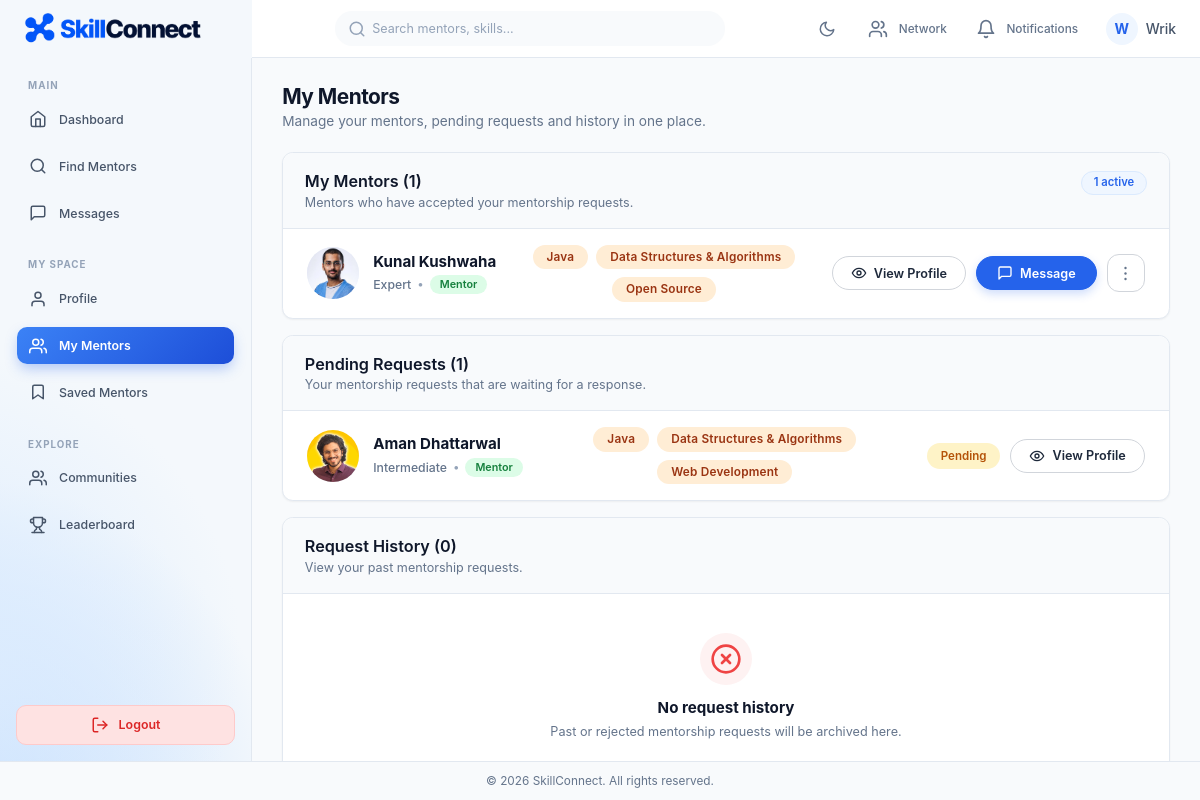
Screenshot of /mentorships.php (signed in) with the database file from the repository.
### tables this page shows
CREATE TABLE `mentorships` (
  `request_id` int NOT NULL AUTO_INCREMENT,
  `trainer_id` int NOT NULL,
  `trainee_id` int NOT NULL,
  `status` enum('pending','accepted','rejected') NOT NULL DEFAULT 'pending',
  `created_at` timestamp NULL DEFAULT CURRENT_TIMESTAMP,
  PRIMARY KEY (`request_id`),
  KEY `idx_mentorships_status` (`status`),
  KEY `idx_mentorships_trainer_status` (`trainer_id`,`status`),
  KEY `idx_mentorships_trainee_status` (`trainee_id`,`status`),
  CONSTRAINT `mentorships_ibfk_1` FOREIGN KEY (`trainer_id`) REFERENCES `users` (`user_id`) ON DELETE CASCADE,
  CONSTRAINT `mentorships_ibfk_2` FOREIGN KEY (`trainee_id`) REFERENCES `users` (`user_id`) ON DELETE CASCADE
);

CREATE TABLE `users` (
  `user_id` int NOT NULL AUTO_INCREMENT,
  `name` varchar(100) NOT NULL,
  `email` varchar(100) NOT NULL,
  `password_hash` varchar(255) NOT NULL,
  `profile_photo` varchar(255) DEFAULT 'default.jpg',
  `bio` text,
  `exp_level` enum('Beginner','Intermediate','Expert') DEFAULT NULL,
  `role` enum('trainee','trainer') NOT NULL,
  `is_admin` tinyint(1) NOT NULL DEFAULT '0',
  `created_at` timestamp NULL DEFAULT CURRENT_TIMESTAMP,
  `security_question` varchar(255) DEFAULT NULL,
  `security_answer_hash` varchar(255) DEFAULT NULL,
  `onboarding_completed` tinyint(1) NOT NULL DEFAULT '1',
  `last_login` timestamp NULL DEFAULT NULL,
  PRIMARY KEY (`user_id`),
  UNIQUE KEY `email` (`email`),
  KEY `idx_users_role` (`role`),
  KEY `idx_users_is_admin` (`is_admin`),
  KEY `idx_users_onboarding` (`onboarding_completed`)
);

### includes/partials/connection_card.php (the view, shortened to what the rows shown need)
<?php
require_once __DIR__ . '/../helpers.php';
$photoUrl = getProfilePhotoUrl($card_photo ?? null, $card_name ?? 'User');
$expLabel = !empty($card_exp_level) ? ucfirst($card_exp_level) : '';
$roleBadge = !empty($card_role_label) ? $card_role_label : 'Mentee';
$roleSlug = strtolower($roleBadge);
$status = $card_status ?? 'accepted';
$showUnlink = !empty($card_show_unlink) && !empty($card_request_id);
$isIncoming = !empty($card_is_incoming_request);
$returnTo = !empty($card_return_to) ? $card_return_to : 'mentorships.php';
$isCompact = !empty($card_compact);
$viewLabel = !empty($card_view_label) ? $card_view_label : 'View Profile';
?>
<div class="connection-card connection-card-<?= htmlspecialchars($status, ENT_QUOTES, 'UTF-8') ?><?= $isCompact ? ' connection-card-compact' : '' ?>" data-user-id="<?= (int)$card_user_id ?>">
    <div class="connection-left">
        <img src="<?= $photoUrl ?>" alt="<?= htmlspecialchars($card_name ?? 'User', ENT_QUOTES, 'UTF-8') ?>" class="connection-avatar">
        <div class="connection-info">
            <h4 class="connection-name">
                <a href="profile.php?user_id=<?= (int)$card_user_id ?>"><?= htmlspecialchars($card_name ?? 'User', ENT_QUOTES, 'UTF-8') ?></a>
            </h4>
            <div class="connection-subtitle">
                <?php if (!empty($expLabel) && $roleSlug !== 'trainee' && $roleSlug !== 'mentee'): ?>
                    <span class="connection-exp"><?= htmlspecialchars($expLabel, ENT_QUOTES, 'UTF-8') ?></span>
                    <span class="connection-sep" aria-hidden="true">•</span>
                <?php endif; ?>
                <span class="badge-pill badge-pill-role badge-pill-role-<?= $roleSlug ?>"><?= htmlspecialchars($roleBadge, ENT_QUOTES, 'UTF-8') ?></span>
            </div>
        </div>
    </div>
    <?php if (!empty($card_skills)): ?>
        <div class="connection-middle">
            <div class="connection-badges">
                <?php foreach (array_slice($card_skills, 0, 3) as $sk): ?>
                    <span class="badge-pill badge-pill-skill"><?= htmlspecialchars(trim($sk), ENT_QUOTES, 'UTF-8') ?></span>
                <?php endforeach; ?>
            </div>
        </div>
    <?php endif; ?>
    <div class="connection-actions">
        <?php if ($status === 'accepted'): ?>
            <a href="profile.php?user_id=<?= (int)$card_user_id ?>" class="btn-card-outline" title="<?= htmlspecialchars($viewLabel, ENT_QUOTES, 'UTF-8') ?>">
                <svg viewBox="0 0 24 24" width="16" height="16" fill="none" stroke="currentColor" stroke-width="2" stroke-linecap="round" stroke-linejoin="round" aria-hidden="true">
                    <path d="M2 12s3.6-7 10-7 10 7 10 7-3.6 7-10 7S2 12 2 12Z"/>
                    <circle cx="12" cy="12" r="3"/>
                </svg>
                <span><?= htmlspecialchars($viewLabel, ENT_QUOTES, 'UTF-8') ?></span>
            </a>
            <a href="messages.php?user_id=<?= (int)$card_user_id ?>"
               class="btn-card-primary"
               title="Message <?= htmlspecialchars($card_name ?? 'User', ENT_QUOTES, 'UTF-8') ?>">
                <svg viewBox="0 0 24 24" width="16" height="16" fill="none" stroke="currentColor" stroke-width="2" stroke-linecap="round" stroke-linejoin="round" aria-hidden="true">
                    <path d="M21 15a2 2 0 0 1-2 2H7l-4 4V5a2 2 0 0 1 2-2h14a2 2 0 0 1 2 2z"/>
                </svg>
                <span>Message</span>
            </a>
            <?php if ($showUnlink): ?>
                <div class="mentorship-more" data-mentorship-menu>
                    <button type="button" class="mentorship-more-toggle" aria-label="More mentorship options" aria-expanded="false" aria-haspopup="true">
                        <svg viewBox="0 0 24 24" width="18" height="18" aria-hidden="true">
                            <circle cx="12" cy="5" r="1.5"></circle>
                            <circle cx="12" cy="12" r="1.5"></circle>
                            <circle cx="12" cy="19" r="1.5"></circle>
                        </svg>
                    </button>
                </div>
            <?php endif; ?>
        <?php elseif ($status === 'pending'): ?>
            <?php if ($isIncoming): ?>
                <form action="actions/mentorship_process.php" method="POST" class="inline-form" style="margin:0;">
                    <input type="hidden" name="action" value="accept_request">
                    <input type="hidden" name="csrf_token" value="<?= htmlspecialchars(csrfToken(), ENT_QUOTES, 'UTF-8') ?>">
                    <input type="hidden" name="request_id" value="<?= (int)$card_request_id ?>">
                    <input type="hidden" name="return_to" value="<?= htmlspecialchars($returnTo, ENT_QUOTES, 'UTF-8') ?>">
                    <button type="submit" class="btn btn-accept btn-sm" data-loading-text="Accepting...">
                        <svg width="14" height="14" viewBox="0 0 24 24" fill="none" stroke="currentColor" stroke-width="2" stroke-linecap="round" stroke-linejoin="round" aria-hidden="true">
                            <path d="M20 6L9 17l-5-5"></path>
                        </svg>
                        <span>Accept</span>
                    </button>
                </form>
                <form action="actions/mentorship_process.php" method="POST" class="inline-form js-confirm-reject-request" style="margin:0;">
                    <input type="hidden" name="action" value="reject_request">
                    <input type="hidden" name="csrf_token" value="<?= htmlspecialchars(csrfToken(), ENT_QUOTES, 'UTF-8') ?>">
                    <input type="hidden" name="request_id" value="<?= (int)$card_request_id ?>">
                    <input type="hidden" name="return_to" value="<?= htmlspecialchars($returnTo, ENT_QUOTES, 'UTF-8') ?>">
                    <button type="submit" class="btn btn-reject btn-sm" data-loading-text="Rejecting...">
                        <svg width="14" height="14" viewBox="0 0 24 24" fill="none" stroke="currentColor" stroke-width="2" stroke-linecap="round" stroke-linejoin="round" aria-hidden="true">
                            <line x1="18" y1="6" x2="6" y2="18"></line>
                            <line x1="6" y1="6" x2="18" y2="18"></line>
                        </svg>
                        <span>Reject</span>
                    </button>
                </form>
            <?php else: ?>
                <span class="badge-pill badge-pill-pending">Pending</span>
            <?php endif; ?>
            <a href="profile.php?user_id=<?= (int)$card_user_id ?>" class="btn-card-outline" title="<?= htmlspecialchars($viewLabel, ENT_QUOTES, 'UTF-8') ?>">
                <svg viewBox="0 0 24 24" width="16" height="16" fill="none" stroke="currentColor" stroke-width="2" stroke-linecap="round" stroke-linejoin="round" aria-hidden="true">
                    <path d="M2 12s3.6-7 10-7 10 7 10 7-3.6 7-10 7S2 12 2 12Z"/>
                    <circle cx="12" cy="12" r="3"/>
                </svg>
                <span><?= htmlspecialchars($viewLabel, ENT_QUOTES, 'UTF-8') ?></span>
            </a>
        <?php endif; ?>
    </div>
</div>

### mentorships.php (shortened to what the rows shown need)
<?php
require_once 'includes/db_connect.php';
$user_id = getCurrentUserId();
$role = $_SESSION['role'] ?? 'trainee';
$page_title = $role === 'trainer' ? 'My Mentees' : 'My Mentors';
$accepted = [];
$pending = [];
$history = [];
try {
    if ($role === 'trainee') {
        $stmt = $pdo->prepare("
            SELECT m.request_id, m.status, m.created_at,
                   u.user_id, u.name, u.profile_photo, u.exp_level,
                   GROUP_CONCAT(s.skill_name SEPARATOR ',') as skills
            FROM mentorships m
            JOIN users u ON m.trainer_id = u.user_id
            LEFT JOIN user_skills us ON u.user_id = us.user_id
            LEFT JOIN skills s ON us.skill_id = s.skill_id
            WHERE m.trainee_id = ?
            GROUP BY m.request_id
            ORDER BY m.created_at DESC
        ");
    }
    $stmt->execute([$user_id]);
    $all_mentorships = $stmt->fetchAll(PDO::FETCH_ASSOC);
    foreach ($all_mentorships as $m) {
        if ($m['status'] === 'accepted') {
            $accepted[] = $m;
        } elseif ($m['status'] === 'pending') {
            $pending[] = $m;
        } elseif ($m['status'] === 'rejected') {
            $history[] = $m;
        }
    }
} catch (PDOException $e) {
    error_log("Mentorships DB Error: " . $e->getMessage());
}
if (file_exists('includes/header.php')) {
    require_once 'includes/header.php';
}
?>
<div class="mentorships-page">
    <div class="mentorships-header">
        <h1 class="page-title"><?= htmlspecialchars($page_title, ENT_QUOTES, 'UTF-8') ?></h1>
    </div>
    <div class="mentorship-list-card">
        <div class="mentorship-list-body">
            <?php if (empty($accepted)): ?>
                <div class="empty-state">
                    <div class="empty-state-icon icon-blue">
                        <svg width="26" height="26" viewBox="0 0 24 24" fill="none" stroke="currentColor" stroke-width="2" stroke-linecap="round" stroke-linejoin="round">
                            <path d="M17 21v-2a4 4 0 0 0-4-4H5a4 4 0 0 0-4 4v2"></path>
                            <circle cx="9" cy="7" r="4"></circle>
                            <path d="M23 21v-2a4 4 0 0 0-3-3.87"></path>
                            <path d="M16 3.13a4 4 0 0 1 0 7.75"></path>
                        </svg>
                    </div>
                    <h4>No active <?= $role === 'trainer' ? 'mentees' : 'mentors' ?> yet</h4>
                    <p><?= $role === 'trainer' ? 'When you accept mentorship requests, your mentees will appear here.' : 'When mentors accept your requests, they will appear here.' ?></p>
                </div>
            <?php else: ?>
                <div class="connection-card-list">
                    <?php
                    $first_conn_skill = '';
                    foreach ($accepted as $req):
                        $skills_arr = !empty($req['skills']) ? array_unique(array_filter(array_map('trim', explode(',', $req['skills'])))) : [];
                        if (!$first_conn_skill && !empty($skills_arr)) {
                            $first_conn_skill = reset($skills_arr);
                        }
                        $card_user_id = (int)$req['user_id'];
                        $card_name = $req['name'];
                        $card_photo = $req['profile_photo'] ?? null;
                        $card_exp_level = $req['exp_level'] ?? null;
                        $card_skills = $skills_arr;
                        $card_role_label = $role === 'trainer' ? 'Mentee' : 'Mentor';
                        $card_request_id = (int)($req['request_id'] ?? 0);
                        $card_show_unlink = true;
                        $card_compact = false;
                        $card_view_label = 'View Profile';
                        require __DIR__ . '/includes/partials/connection_card.php';
                    endforeach;
                    ?>
                </div>
            <?php endif; ?>
        </div>
    </div>
    <div class="mentorship-list-card">
        <div class="mentorship-list-body">
            <?php if (empty($pending)): ?>
                <div class="empty-state">
                    <div class="empty-state-icon icon-orange">
                        <svg width="26" height="26" viewBox="0 0 24 24" fill="none" stroke="currentColor" stroke-width="2" stroke-linecap="round" stroke-linejoin="round">
                            <circle cx="12" cy="12" r="10"></circle>
                            <polyline points="12 6 12 12 16 14"></polyline>
                        </svg>
                    </div>
                    <h4>No pending requests</h4>
                    <p><?= $role === 'trainer' ? 'You have no pending mentorship requests waiting for review.' : 'You have no mentorship requests awaiting response.' ?></p>
                </div>
            <?php else: ?>
                <div class="connection-card-list">
                    <?php foreach ($pending as $req):
                        $skills_arr = !empty($req['skills']) ? array_unique(array_filter(array_map('trim', explode(',', $req['skills'])))) : [];
                        $card_user_id = (int)$req['user_id'];
                        $card_name = $req['name'];
                        $card_photo = $req['profile_photo'] ?? null;
                        $card_exp_level = $req['exp_level'] ?? null;
                        $card_skills = $skills_arr;
                        $card_role_label = $role === 'trainer' ? 'Mentee' : 'Mentor';
                        $card_status = 'pending';
                        $card_request_id = (int)($req['request_id'] ?? 0);
                        $card_is_incoming_request = ($role === 'trainer');
                        $card_show_unlink = false;
                        $card_compact = false;
                        $card_view_label = 'View Profile';
                        $card_return_to = 'mentorships.php';
                        require __DIR__ . '/includes/partials/connection_card.php';
                    endforeach; ?>
                </div>
            <?php endif; ?>
        </div>
    </div>
</div>
<?php
if (file_exists('includes/footer.php')) {
    require_once 'includes/footer.php';
}
?>

### rows the page displays
mentorships: trainer.name (picture), trainer.name "Kunal Kushwaha", trainer.exp_level "Expert", roleBadge "Mentor", sk "Java", sk "Data Structures & Algorithms", sk "Open Source", viewLabel "View Profile"
mentorships: trainer.name (picture), trainer.name "Aman Dhattarwal", trainer.exp_level "Intermediate", roleBadge "Mentor", sk "Java", sk "Data Structures & Algorithms", sk "Web Development", viewLabel "View Profile"

### other values shown
$initials "W"
explode(' ', trim($nav_name))[0] ?: 'Me' "Wrik"
$page_title "My Mentors"
count($accepted) "1"
count($pending) "1"
count($history) "0"
